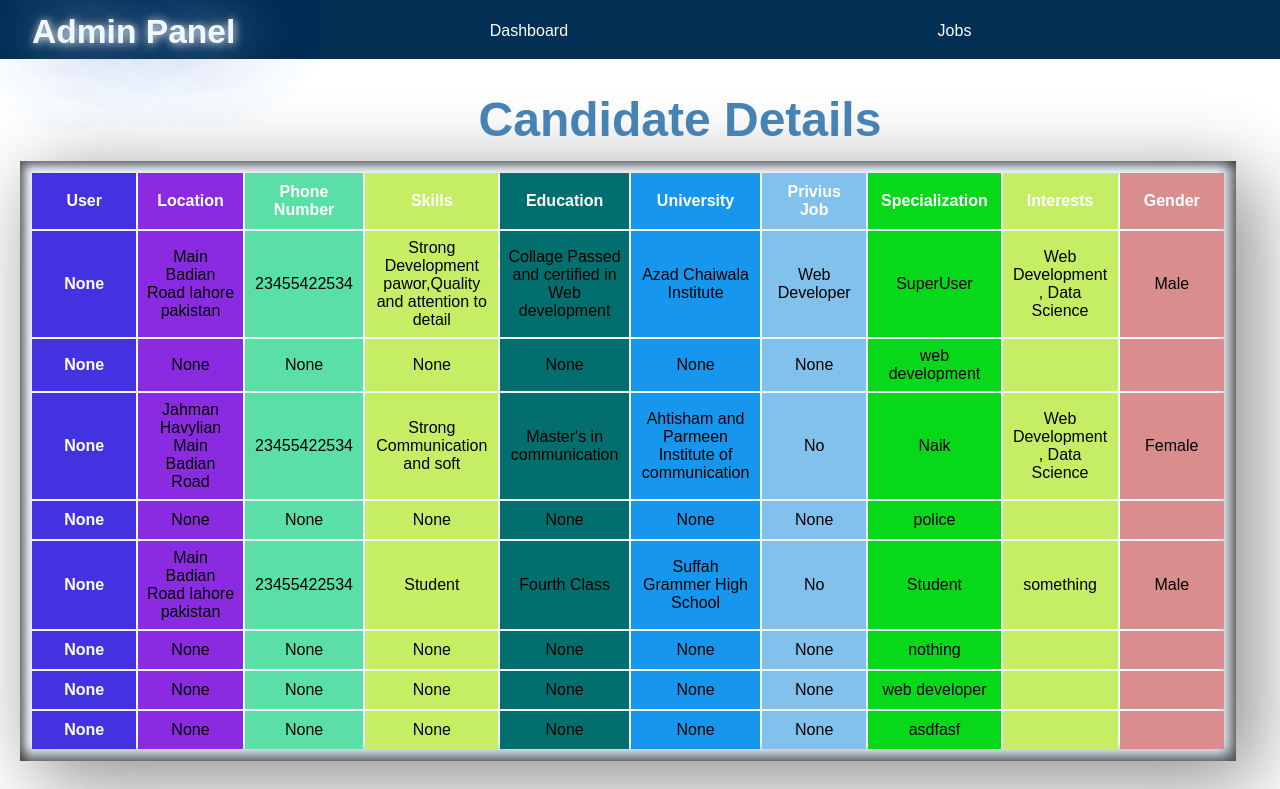
Page /AdminPanel/Candidate_details/ on the earlier database version.
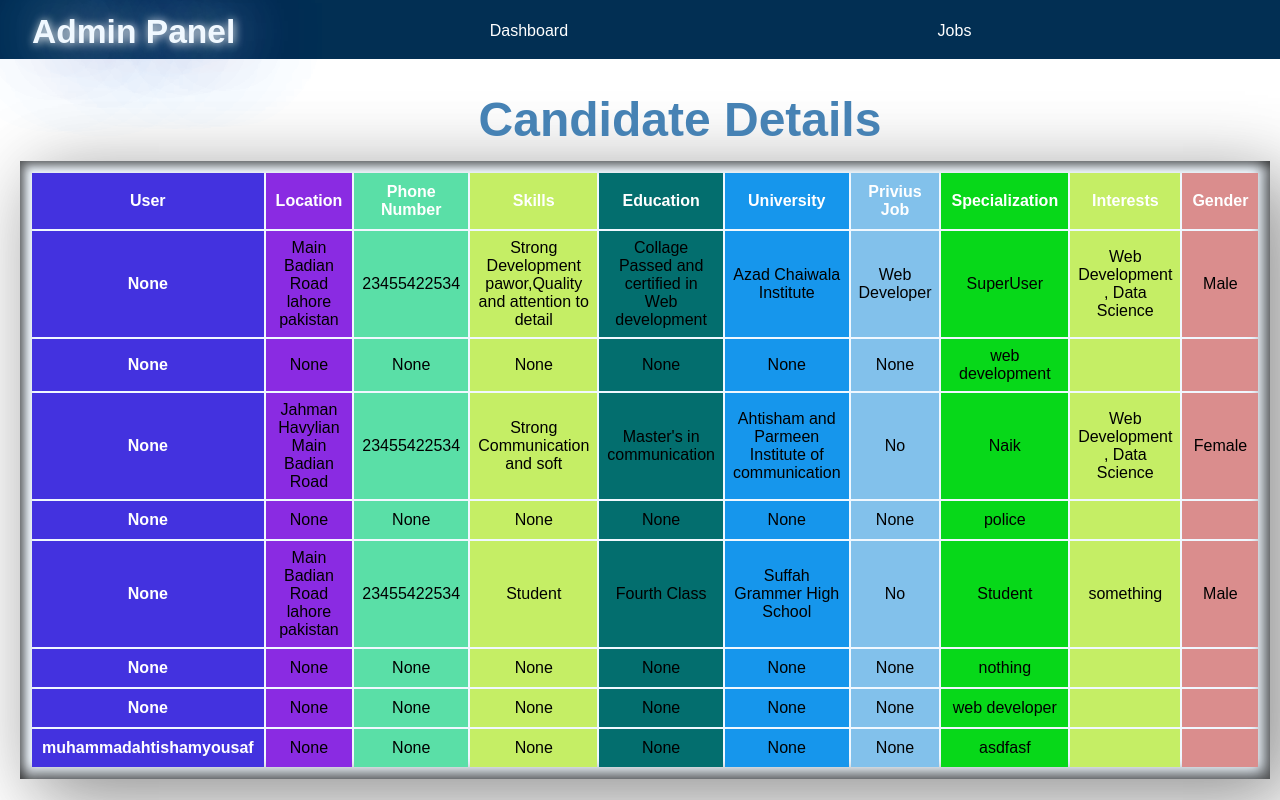
Same page on the later database version.
### app/models.py (models this page shows, shortened)
class UserDetails(models.Model):
    GENDER_CHOICES = [
        ('male', 'Male'),
        ('female', 'Female'),
        ('other', 'Other'),
        ('prefer_not_to_say', 'Prefer not to say'),
    ]
    USER_TYPE_CHOICES = [
        (0, 'Candidate'),
        (1, 'Employer'),
    ]
    location = models.CharField(max_length=255, blank=True, null=True)
    mobile_no = models.CharField(max_length=255, blank=True, null=True)
    about_me = models.TextField(blank=True, null=True)
    skills = models.CharField(max_length=200, blank=True, null=True)
    education = models.CharField(max_length=255, blank=True, null=True)
    profile_img = models.ImageField(blank=True, null=True, upload_to='user_profiles/')
    university = models.CharField(max_length=66, blank=True, null=True)
    priveus_job = models.CharField(max_length=70, blank=True, null=True)
    specialization = models.CharField(max_length=200, blank=True, null=True)
    interests = models.CharField(max_length=200, blank=True, null=True)
    gender = models.CharField(max_length=20, choices=GENDER_CHOICES, blank=True, null=True)
    user = models.OneToOneField(settings.AUTH_USER_MODEL, on_delete=models.CASCADE, null=True, blank=True)
    type = models.IntegerField(choices=USER_TYPE_CHOICES, default=0)

### app/views.py (the view)
def Candidate_details(request):
   user_details=UserDetails.objects.all()
   return render (request,'ForAdmin/CandidateDetails.html',{'user_details':user_details})

### app/context_processors.py (called while the page is built, shortened)
def navbar_user(request):
    if not request.user.is_authenticated:
        return {}

### app/templates/ForAdmin/CandidateDetails.html (shortened to what this page needs)
{% extends "ForAdmin/Admin.html" %}
   {% block 'content' %}
     <h1 class="heading1">Candidate Details</h1>
    <table >
        <colgroup>
            <col style="background-color: rgb(67, 50, 223); color:white;">
            <col style="background-color: blueviolet;">
            <col style="background-color: rgb(90, 223, 167);">
            <col style="background-color: rgb(197, 238, 101);">
            <col style="background-color: rgb(3, 110, 110);">
            <col style="background-color: rgb(22, 150, 236);">
            <col style="background-color: rgb(130, 193, 235);">
            <col style="background-color: rgb(7, 216, 25);">
            <col style="background-color: rgb(197, 238, 101);">
            <col style="background-color: rgb(218, 141, 141);">
        </colgroup>
         <thead>
        <tr align="center">
            <th  class="col">User</th>
            <th class="col">Location</th>
            <th class="col">Phone Number</th>
            <th class="col">Skills</th>
            <th class="col">Education</th>
            <th class="col">University</th>
            <th class="col">Privius Job</th>
            <th class="col">Specialization</th>
            <th class="col">Interests</th>
            <th class="col">Gender</th>
        </tr>
        </thead>
        <tbody>
          {% for user in user_details %}
                <tr align="center">
                   <th > {{ user.user }} </th>
                    <td>{{ user.location }}</td>
                    <td>{{ user.mobile_no }}</td>
                    <td>{{ user.skills }}</td>
                    <td>{{ user.education }}</td>
                    <td>{{ user.university }}</td>
                    <td>{{ user.priveus_job }}</td>
                    <td>{{ user.specialization }}</td>
                    <td>{{ user.interests }}</td>
                    <td>{{ user.gender }}</td>
                </tr>
            {% endfor %}
        </tbody>
    </table>
{% endblock  %}

Differences in the rows shown:
changed UserDetails "asdfasf": user "None" → "muhammadahtishamyousaf"
